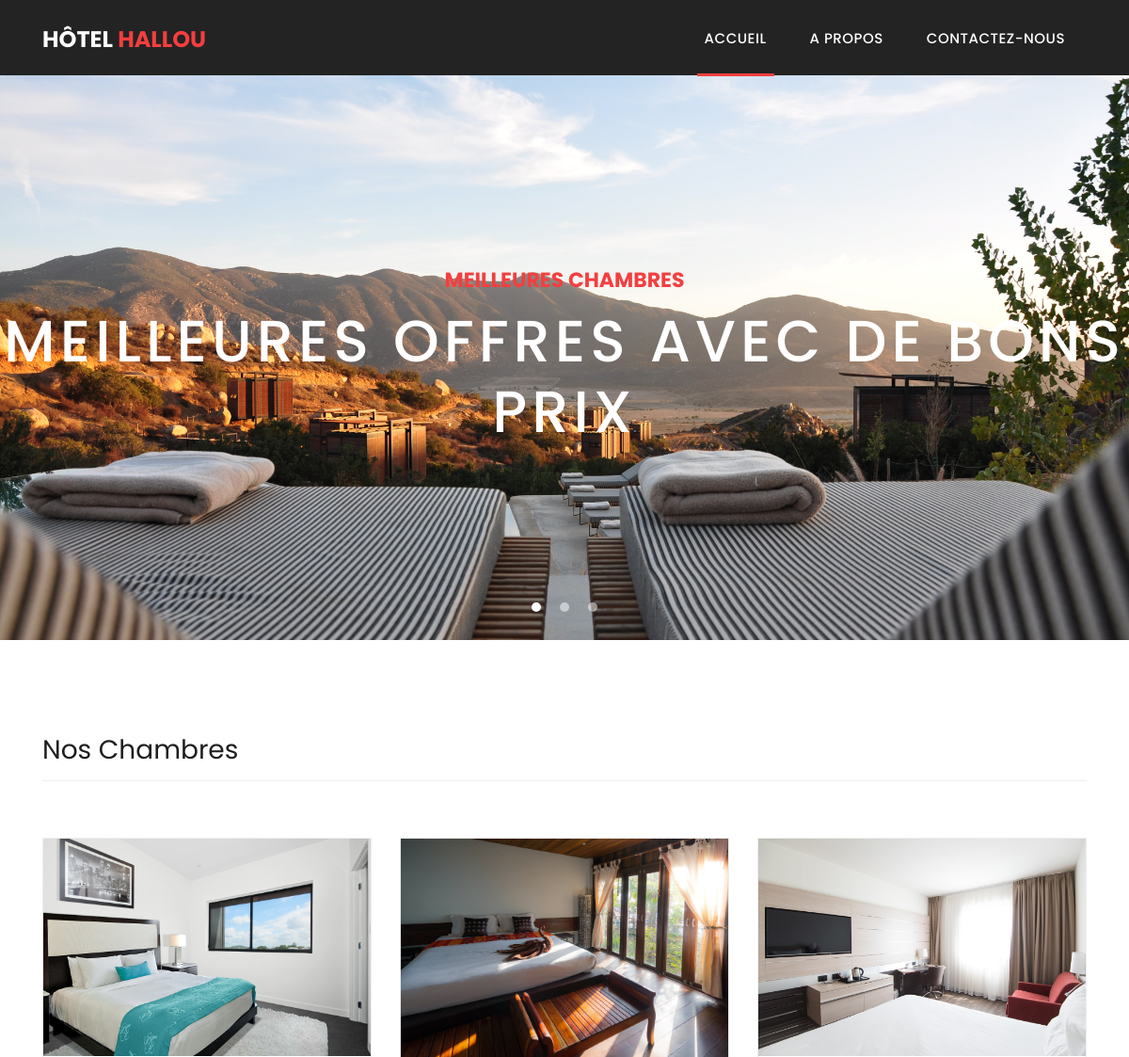
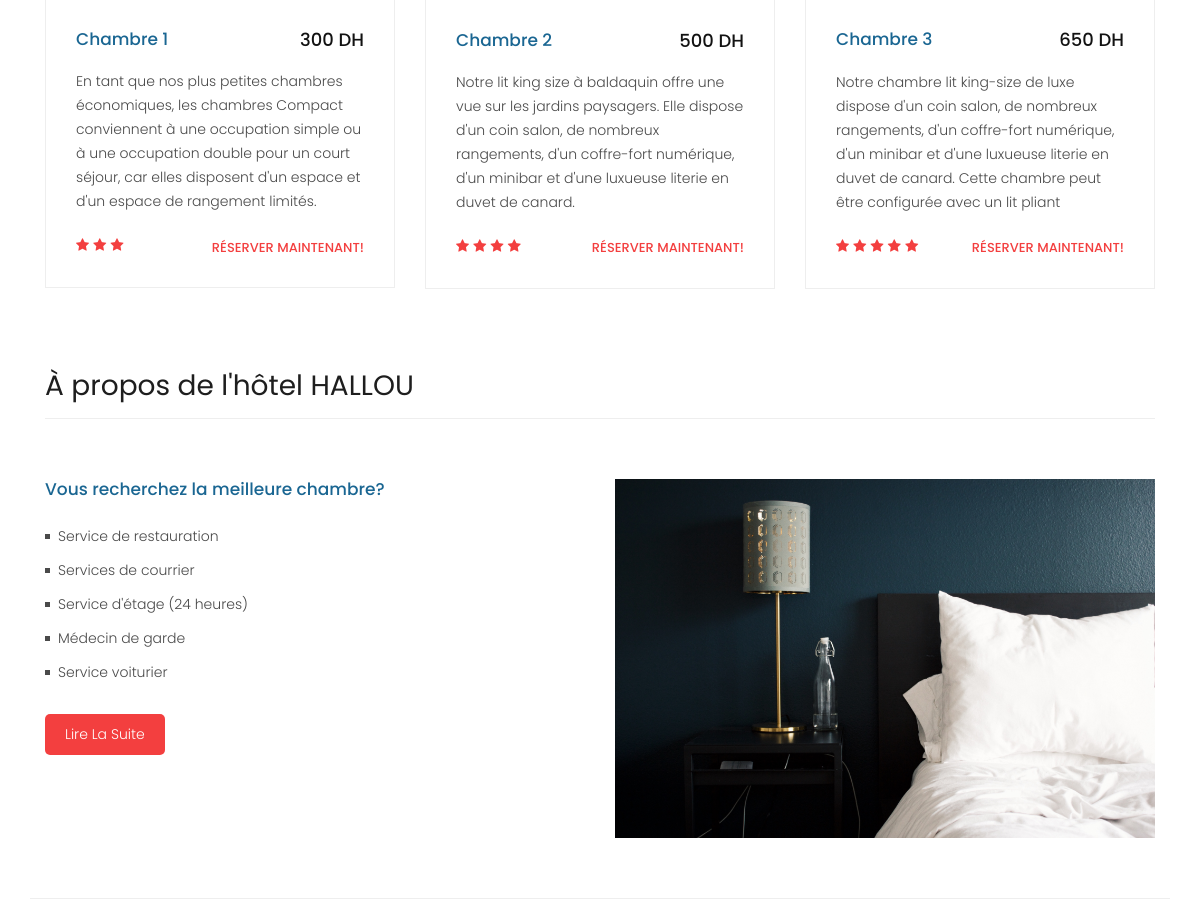
The page / on the database its author committed (2 pictures, top to bottom).
### tables this page shows
CREATE TABLE `room` (
  `id` int(11) NOT NULL,
  `description` text NOT NULL,
  `price` int(11) NOT NULL,
  `rating` int(11) NOT NULL,
  `availabe_after` date NOT NULL
);

### index.php (the view, shortened to what this page needs)
<!DOCTYPE html>
<html lang="en">
  <head>
    <link href="vendor/bootstrap/css/bootstrap.min.css" rel="stylesheet">
    <link rel="stylesheet" href="assets/css/fontawesome.css">
    <link rel="stylesheet" href="assets/css/app.css">
    <link rel="stylesheet" href="assets/css/owl.css">
  </head>
  <body>
    <header class="">
      <nav class="navbar navbar-expand-lg">
        <div class="container">
          <a class="navbar-brand" href="index.php"><h2>hôtel <em> HALLOU</em></h2></a>
          <div class="collapse navbar-collapse" id="navbarResponsive">
            <ul class="navbar-nav ml-auto">
              <li class="nav-item active">
                <a class="nav-link" href="index.php">ACCUEIL
                </a>
              </li>
              <li class="nav-item">
                <a class="nav-link" href="about.php">A PROPOS</a>
              </li>
              <li class="nav-item">
                <a class="nav-link" href="contact.php">CONTACTEZ-NOUS</a>
              </li>
            </ul>
          </div>
        </div>
      </nav>
    </header>
    <div class="banner header-text">
      <div class="owl-banner owl-carousel">
        <div class="banner-item-01">
          <div class="text-content">
            <h4>meilleures chambres</h4>
            <h2>meilleures offres avec de bons prix</h2>
          </div>
        </div>
      </div>
    </div>
    <div class="latest-products">
      <div class="container">
        <div class="row">
          <div class="col-md-12">
            <div class="section-heading">
              <h2>Nos Chambres</h2>
            </div>
          </div>
          <?php
									include "db_conn.php";
									$sql = "SELECT * FROM room";
									$result = mysqli_query($conn, $sql);
									while($row = $result->fetch_assoc()):
					?>
          <div class="col-md-4">
            <div class="product-item">
              <img src="<?php echo "assets/images/rooms/".$row['id'].".jpg"?>" alt="chambre">
              <div class="down-content">
                <h4> Chambre <?php echo $row['id'] ?></h4>
                <h6><?php echo $row['price'] ?> DH</h6>
                <p><?php echo $row['description'] ?></p>
                <ul class="stars">
                <?php for ($i = 0; $i < $row['rating']; $i++) { ?>
                  <li><i class="fa fa-star"></i></li>
                <?php } ?>
                </ul>
                <?php if(date("Y-m-d") < $row['availabe_after']){ ?>
                <span>Disponible Après <?php echo $row['availabe_after'] ?></span>
                <?php }else{ ?>
                <a href="add_reservation.php?id=<?php echo $row['id']?>"><span>RÉSERVER MAINTENANT!</span></a>
                <?php } ?>
              </div>
            </div>
          </div>
          <?php endwhile; ?>
        </div>
      </div>
    </div>
    <div class="best-features">
      <div class="container">
        <div class="row">
          <div class="col-md-12">
            <div class="section-heading">
              <h2>À propos de l'hôtel HALLOU</h2>
            </div>
          </div>
          <div class="col-md-6">
            <div class="left-content">
              <h4>Vous recherchez la meilleure chambre?</h4>
              <ul class="featured-list">
                <li><a href="#">Service de restauration</a></li>
                <li><a href="#">Services de courrier</a></li>
                <li><a href="#">Service d'étage (24 heures)</a></li>
                <li><a href="#">Médecin de garde</a></li>
                <li><a href="#">Service voiturier</a></li>
              </ul>
              <a href="about.php" class="filled-button">Lire la suite</a>
            </div>
          </div>
          <div class="col-md-6">
            <div class="right-image">
              <img src="assets/images/feature-image.jpg" alt="">
            </div>
          </div>
        </div>
      </div>
    </div>
  </body>
</html>

### assets/css/app.css (style rules this page uses)
body { font-family: "Poppins", sans-serif; overflow-x: hidden; text-rendering: optimizeLegibility; -webkit-font-smoothing: antialiased; -moz-osx-font-smoothing: grayscale; }
p { margin-bottom: 0px; font-size: 14px; font-weight: 300; color: #4a4a4a; line-height: 24px; }
a { text-decoration: none !important; }
ul { padding: 0; margin: 0; list-style: none; }
h1, h2, h3, h4, h5, h6 { margin: 0px; }
a.filled-button { background-color: #f33f3f; color: #fff; font-size: 14px; text-transform: capitalize; font-weight: 300; padding: 10px 20px; border-radius: 5px; display: inline-block; transition: all 0.3s; }
.section-heading { text-align: left; margin-bottom: 60px; border-bottom: 1px solid #eee; }
.section-heading h2 { font-size: 28px; font-weight: 400; color: #1e1e1e; margin-bottom: 15px; }
header { position: absolute; z-index: 99999; width: 100%; height: 80px; background-color: #232323; -webkit-transition: all 0.3s ease-in-out 0s; -moz-transition: all 0.3s ease-in-out 0s; -o-transition: all 0.3s ease-in-out 0s; transition: all 0.3s ease-in-out 0s; }
header .navbar { padding: 17px 0px; }
.navbar .navbar-brand { float: left; margin-top: -12px; outline: none; }
.navbar .navbar-brand h2 { color: #fff; text-transform: uppercase; font-size: 24px; font-weight: 700; -webkit-transition: all 0.3s ease 0s; -moz-transition: all 0.3s ease 0s; -o-transition: all 0.3s ease 0s; transition: all 0.3s ease 0s; }
.navbar .navbar-brand h2 em { font-style: normal; color: #f33f3f; }
#navbarResponsive { z-index: 999; }
.navbar-collapse { text-align: center; }
.navbar .navbar-nav .nav-item { margin: 0px 15px; }
.navbar .navbar-nav a.nav-link { text-transform: capitalize; font-size: 15px; font-weight: 500; letter-spacing: 0.5px; color: #fff; transition: all 0.5s; margin-top: 5px; }
.navbar .navbar-nav .nav-link:hover, .navbar .navbar-nav .active > .nav-link, .navbar .navbar-nav .nav-link.active, .navbar .navbar-nav .nav-link.show, .navbar .navbar-nav .show > .nav-link { color: #fff; padding-bottom: 25px; border-bottom: 3px solid #f33f3f; }
.banner { position: relative; text-align: center; padding-top: 80px; }
.banner-item-01 { padding: 300px 0px; background-image: url(../images/slide_01.jpg); background-size: cover; background-repeat: no-repeat; background-position: center center; }
.banner .text-content { position: absolute; top: 50%; transform: translateY(-50%); text-align: center; width: 100%; }
.banner .text-content h4 { color: #f33f3f; font-size: 22px; text-transform: uppercase; font-weight: 700; margin-bottom: 15px; }
.banner .text-content h2 { color: #fff; font-size: 62px; text-transform: uppercase; letter-spacing: 5px; }
.latest-products { margin-top: 100px; }
.product-item { border: 1px solid #eee; margin-bottom: 30px; }
.product-item .down-content { padding: 30px; position: relative; }
.product-item img { width: 100%; overflow: hidden; }
.product-item .down-content h4 { font-size: 17px; color: #1a6692; margin-bottom: 20px; }
.product-item .down-content h6 { position: absolute; top: 30px; right: 30px; font-size: 18px; color: #121212; }
.product-item .down-content p { margin-bottom: 20px; }
.product-item .down-content ul li { display: inline-block; }
.product-item .down-content ul li i { color: #f33f3f; font-size: 14px; }
.product-item .down-content span { position: absolute; right: 30px; bottom: 30px; font-size: 13px; color: #f33f3f; font-weight: 500; }
.best-features { margin-top: 50px; }
.best-features .container .row { border-bottom: 1px solid #eee; padding-bottom: 60px; }
.best-features img { width: 100%; overflow: hidden; }
.best-features h4 { font-size: 17px; color: #1a6692; margin-bottom: 20px; }
.best-features ul.featured-list li { display: block; margin-bottom: 10px; }
.best-features ul.featured-list li a { font-size: 14px; color: #4a4a4a; font-weight: 300; transition: all 0.3s; position: relative; padding-left: 13px; }
.best-features ul.featured-list li a:before { content: ""; width: 5px; height: 5px; display: inline-block; background-color: #4a4a4a; position: absolute; left: 0; transition: all 0.3s; top: 8px; }
.best-features .filled-button { margin-top: 20px; }

### rows shown on the page
room: shows a picture, id "1", price "300", description "En tant que nos plus petites chambres économiques, les chambres Compact conviennent à une occupation simple ou à une occupation double pour un court séjour, car elles disposent d'un espace et d'un espace de rangement limités.", rating 3 (drawn)
room: shows a picture, id "2", price "500", description "Notre lit king size à baldaquin offre une vue sur les jardins paysagers. Elle dispose d'un coin salon, de nombreux rangements, d'un coffre-fort numérique, d'un minibar et d'une luxueuse literie en duvet de canard.", rating 4 (drawn)
room: shows a picture, id "3", price "650", description "Notre chambre lit king-size de luxe dispose d'un coin salon, de nombreux rangements, d'un coffre-fort numérique, d'un minibar et d'une luxueuse literie en duvet de canard. Cette chambre peut être configurée avec un lit pliant", rating 5 (drawn)
